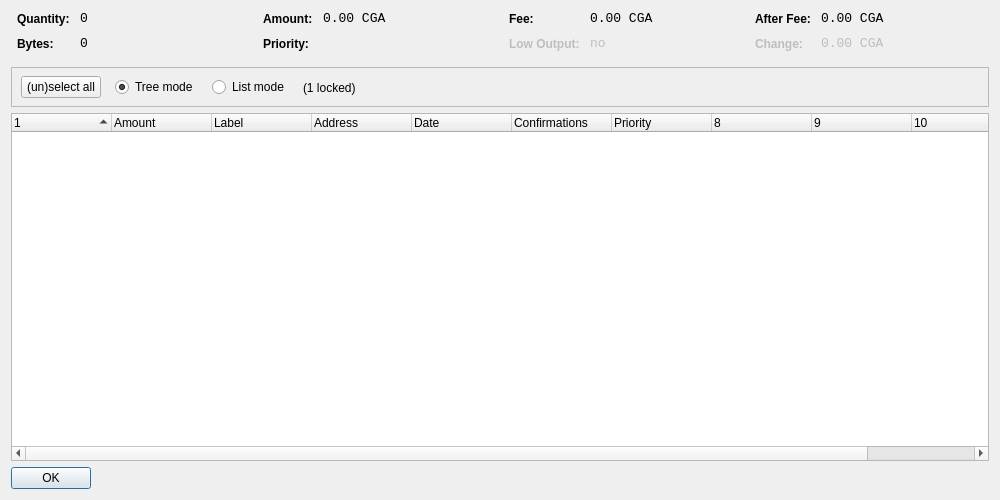
<?xml version="1.0" encoding="UTF-8"?>
<ui version="4.0">
 <class>CoinControlDialog</class>
 <widget class="QDialog" name="CoinControlDialog">
  <property name="geometry">
   <rect>
    <x>0</x>
    <y>0</y>
    <width>1000</width>
    <height>500</height>
   </rect>
  </property>
  <property name="windowTitle">
   <string>Coin Control</string>
  </property>
  <layout class="QVBoxLayout" name="verticalLayout">
   <item>
    <layout class="QHBoxLayout" name="horizontalLayoutTop" stretch="0,0,0,0">
     <property name="topMargin">
      <number>0</number>
     </property>
     <property name="bottomMargin">
      <number>10</number>
     </property>
     <item>
      <layout class="QFormLayout" name="formLayoutCoinControl1">
       <property name="horizontalSpacing">
        <number>10</number>
       </property>
       <property name="verticalSpacing">
        <number>10</number>
       </property>
       <property name="leftMargin">
        <number>6</number>
       </property>
       <property name="rightMargin">
        <number>6</number>
       </property>
       <item row="0" column="0">
        <widget class="QLabel" name="labelCoinControlQuantityText">
         <property name="styleSheet">
          <string notr="true">font-weight:bold;</string>
         </property>
         <property name="text">
          <string>Quantity:</string>
         </property>
        </widget>
       </item>
       <item row="0" column="1">
        <widget class="QLabel" name="labelCoinControlQuantity">
         <property name="font">
          <font>
           <family>Monospace</family>
           <pointsize>10</pointsize>
          </font>
         </property>
         <property name="cursor">
          <cursorShape>IBeamCursor</cursorShape>
         </property>
         <property name="contextMenuPolicy">
          <enum>Qt::ActionsContextMenu</enum>
         </property>
         <property name="text">
          <string notr="true">0</string>
         </property>
         <property name="textInteractionFlags">
          <set>Qt::LinksAccessibleByMouse|Qt::TextSelectableByKeyboard|Qt::TextSelectableByMouse</set>
         </property>
        </widget>
       </item>
       <item row="1" column="0">
        <widget class="QLabel" name="labelCoinControlBytesText">
         <property name="styleSheet">
          <string notr="true">font-weight:bold;</string>
         </property>
         <property name="text">
          <string>Bytes:</string>
         </property>
        </widget>
       </item>
       <item row="1" column="1">
        <widget class="QLabel" name="labelCoinControlBytes">
         <property name="font">
          <font>
           <family>Monospace</family>
           <pointsize>10</pointsize>
          </font>
         </property>
         <property name="cursor">
          <cursorShape>IBeamCursor</cursorShape>
         </property>
         <property name="contextMenuPolicy">
          <enum>Qt::ActionsContextMenu</enum>
         </property>
         <property name="text">
          <string notr="true">0</string>
         </property>
         <property name="textInteractionFlags">
          <set>Qt::LinksAccessibleByMouse|Qt::TextSelectableByKeyboard|Qt::TextSelectableByMouse</set>
         </property>
        </widget>
       </item>
      </layout>
     </item>
     <item>
      <layout class="QFormLayout" name="formLayoutCoinControl2">
       <property name="horizontalSpacing">
        <number>10</number>
       </property>
       <property name="verticalSpacing">
        <number>10</number>
       </property>
       <property name="leftMargin">
        <number>6</number>
       </property>
       <property name="rightMargin">
        <number>6</number>
       </property>
       <item row="0" column="0">
        <widget class="QLabel" name="labelCoinControlAmountText">
         <property name="styleSheet">
          <string notr="true">font-weight:bold;</string>
         </property>
         <property name="text">
          <string>Amount:</string>
         </property>
        </widget>
       </item>
       <item row="0" column="1">
        <widget class="QLabel" name="labelCoinControlAmount">
         <property name="font">
          <font>
           <family>Monospace</family>
           <pointsize>10</pointsize>
          </font>
         </property>
         <property name="cursor">
          <cursorShape>IBeamCursor</cursorShape>
         </property>
         <property name="contextMenuPolicy">
          <enum>Qt::ActionsContextMenu</enum>
         </property>
         <property name="text">
          <string notr="true">0.00 CGA</string>
         </property>
         <property name="textInteractionFlags">
          <set>Qt::LinksAccessibleByMouse|Qt::TextSelectableByKeyboard|Qt::TextSelectableByMouse</set>
         </property>
        </widget>
       </item>
       <item row="1" column="0">
        <widget class="QLabel" name="labelCoinControlPriorityText">
         <property name="styleSheet">
          <string notr="true">font-weight:bold;</string>
         </property>
         <property name="text">
          <string>Priority:</string>
         </property>
        </widget>
       </item>
       <item row="1" column="1">
        <widget class="QLabel" name="labelCoinControlPriority">
         <property name="font">
          <font>
           <family>Monospace</family>
           <pointsize>10</pointsize>
          </font>
         </property>
         <property name="cursor">
          <cursorShape>IBeamCursor</cursorShape>
         </property>
         <property name="contextMenuPolicy">
          <enum>Qt::ActionsContextMenu</enum>
         </property>
         <property name="text">
          <string/>
         </property>
         <property name="textInteractionFlags">
          <set>Qt::LinksAccessibleByMouse|Qt::TextSelectableByKeyboard|Qt::TextSelectableByMouse</set>
         </property>
        </widget>
       </item>
      </layout>
     </item>
     <item>
      <layout class="QFormLayout" name="formLayoutCoinControl3">
       <property name="horizontalSpacing">
        <number>10</number>
       </property>
       <property name="verticalSpacing">
        <number>10</number>
       </property>
       <property name="leftMargin">
        <number>6</number>
       </property>
       <property name="rightMargin">
        <number>6</number>
       </property>
       <item row="0" column="0">
        <widget class="QLabel" name="labelCoinControlFeeText">
         <property name="styleSheet">
          <string notr="true">font-weight:bold;</string>
         </property>
         <property name="text">
          <string>Fee:</string>
         </property>
        </widget>
       </item>
       <item row="0" column="1">
        <widget class="QLabel" name="labelCoinControlFee">
         <property name="font">
          <font>
           <family>Monospace</family>
           <pointsize>10</pointsize>
          </font>
         </property>
         <property name="cursor">
          <cursorShape>IBeamCursor</cursorShape>
         </property>
         <property name="contextMenuPolicy">
          <enum>Qt::ActionsContextMenu</enum>
         </property>
         <property name="text">
          <string notr="true">0.00 CGA</string>
         </property>
         <property name="textInteractionFlags">
          <set>Qt::LinksAccessibleByMouse|Qt::TextSelectableByKeyboard|Qt::TextSelectableByMouse</set>
         </property>
        </widget>
       </item>
       <item row="1" column="0">
        <widget class="QLabel" name="labelCoinControlLowOutputText">
         <property name="enabled">
          <bool>false</bool>
         </property>
         <property name="styleSheet">
          <string notr="true">font-weight:bold;</string>
         </property>
         <property name="text">
          <string>Low Output:</string>
         </property>
        </widget>
       </item>
       <item row="1" column="1">
        <widget class="QLabel" name="labelCoinControlLowOutput">
         <property name="enabled">
          <bool>false</bool>
         </property>
         <property name="font">
          <font>
           <family>Monospace</family>
           <pointsize>10</pointsize>
          </font>
         </property>
         <property name="cursor">
          <cursorShape>IBeamCursor</cursorShape>
         </property>
         <property name="contextMenuPolicy">
          <enum>Qt::ActionsContextMenu</enum>
         </property>
         <property name="text">
          <string>no</string>
         </property>
         <property name="textInteractionFlags">
          <set>Qt::LinksAccessibleByMouse|Qt::TextSelectableByKeyboard|Qt::TextSelectableByMouse</set>
         </property>
        </widget>
       </item>
      </layout>
     </item>
     <item>
      <layout class="QFormLayout" name="formLayoutCoinControl4">
       <property name="horizontalSpacing">
        <number>10</number>
       </property>
       <property name="verticalSpacing">
        <number>10</number>
       </property>
       <property name="leftMargin">
        <number>6</number>
       </property>
       <property name="rightMargin">
        <number>6</number>
       </property>
       <item row="0" column="0">
        <widget class="QLabel" name="labelCoinControlAfterFeeText">
         <property name="styleSheet">
          <string notr="true">font-weight:bold;</string>
         </property>
         <property name="text">
          <string>After Fee:</string>
         </property>
        </widget>
       </item>
       <item row="0" column="1">
        <widget class="QLabel" name="labelCoinControlAfterFee">
         <property name="font">
          <font>
           <family>Monospace</family>
           <pointsize>10</pointsize>
          </font>
         </property>
         <property name="cursor">
          <cursorShape>IBeamCursor</cursorShape>
         </property>
         <property name="contextMenuPolicy">
          <enum>Qt::ActionsContextMenu</enum>
         </property>
         <property name="text">
          <string notr="true">0.00 CGA</string>
         </property>
         <property name="textInteractionFlags">
          <set>Qt::LinksAccessibleByMouse|Qt::TextSelectableByKeyboard|Qt::TextSelectableByMouse</set>
         </property>
        </widget>
       </item>
       <item row="1" column="0">
        <widget class="QLabel" name="labelCoinControlChangeText">
         <property name="enabled">
          <bool>false</bool>
         </property>
         <property name="styleSheet">
          <string notr="true">font-weight:bold;</string>
         </property>
         <property name="text">
          <string>Change:</string>
         </property>
        </widget>
       </item>
       <item row="1" column="1">
        <widget class="QLabel" name="labelCoinControlChange">
         <property name="enabled">
          <bool>false</bool>
         </property>
         <property name="font">
          <font>
           <family>Monospace</family>
           <pointsize>10</pointsize>
          </font>
         </property>
         <property name="cursor">
          <cursorShape>IBeamCursor</cursorShape>
         </property>
         <property name="contextMenuPolicy">
          <enum>Qt::ActionsContextMenu</enum>
         </property>
         <property name="text">
          <string notr="true">0.00 CGA</string>
         </property>
         <property name="textInteractionFlags">
          <set>Qt::LinksAccessibleByMouse|Qt::TextSelectableByKeyboard|Qt::TextSelectableByMouse</set>
         </property>
        </widget>
       </item>
      </layout>
     </item>
    </layout>
   </item>
   <item>
    <widget class="QFrame" name="frame">
     <property name="minimumSize">
      <size>
       <width>0</width>
       <height>40</height>
      </size>
     </property>
     <property name="frameShape">
      <enum>QFrame::StyledPanel</enum>
     </property>
     <property name="frameShadow">
      <enum>QFrame::Sunken</enum>
     </property>
     <widget class="QWidget" name="horizontalLayoutWidget">
      <property name="geometry">
       <rect>
        <x>10</x>
        <y>0</y>
        <width>781</width>
        <height>41</height>
       </rect>
      </property>
      <layout class="QHBoxLayout" name="horizontalLayoutPanel" stretch="0,0,0,0,0">
       <property name="spacing">
        <number>14</number>
       </property>
       <item>
        <widget class="QPushButton" name="pushButtonSelectAll">
         <property name="sizePolicy">
          <sizepolicy hsizetype="Maximum" vsizetype="Fixed">
           <horstretch>0</horstretch>
           <verstretch>0</verstretch>
          </sizepolicy>
         </property>
         <property name="text">
          <string>(un)select all</string>
         </property>
        </widget>
       </item>
       <item>
        <widget class="QRadioButton" name="radioTreeMode">
         <property name="sizePolicy">
          <sizepolicy hsizetype="Maximum" vsizetype="Fixed">
           <horstretch>0</horstretch>
           <verstretch>0</verstretch>
          </sizepolicy>
         </property>
         <property name="text">
          <string>Tree mode</string>
         </property>
         <property name="checked">
          <bool>true</bool>
         </property>
        </widget>
       </item>
       <item>
        <widget class="QRadioButton" name="radioListMode">
         <property name="sizePolicy">
          <sizepolicy hsizetype="Maximum" vsizetype="Fixed">
           <horstretch>0</horstretch>
           <verstretch>0</verstretch>
          </sizepolicy>
         </property>
         <property name="text">
          <string>List mode</string>
         </property>
        </widget>
       </item>
       <item>
        <widget class="QLabel" name="labelLocked">
         <property name="text">
          <string>(1 locked)</string>
         </property>
        </widget>
       </item>
       <item>
        <spacer name="horizontalSpacer">
         <property name="orientation">
          <enum>Qt::Horizontal</enum>
         </property>
         <property name="sizeHint" stdset="0">
          <size>
           <width>40</width>
           <height>20</height>
          </size>
         </property>
        </spacer>
       </item>
      </layout>
     </widget>
    </widget>
   </item>
   <item>
    <widget class="CoinControlTreeWidget" name="treeWidget">
     <property name="contextMenuPolicy">
      <enum>Qt::CustomContextMenu</enum>
     </property>
     <property name="sortingEnabled">
      <bool>false</bool>
     </property>
     <property name="columnCount">
      <number>11</number>
     </property>
     <attribute name="headerShowSortIndicator" stdset="0">
      <bool>true</bool>
     </attribute>
     <attribute name="headerStretchLastSection">
      <bool>false</bool>
     </attribute>
     <column>
      <property name="text">
       <string/>
      </property>
     </column>
     <column>
      <property name="text">
       <string>Amount</string>
      </property>
     </column>
     <column>
      <property name="text">
       <string notr="true">Label</string>
      </property>
     </column>
     <column>
      <property name="text">
       <string>Address</string>
      </property>
     </column>
     <column>
      <property name="text">
       <string>Date</string>
      </property>
     </column>
     <column>
      <property name="text">
       <string>Confirmations</string>
      </property>
      <property name="toolTip">
       <string>Confirmed</string>
      </property>
     </column>
     <column>
      <property name="text">
       <string>Priority</string>
      </property>
     </column>
     <column>
      <property name="text">
       <string/>
      </property>
     </column>
     <column>
      <property name="text">
       <string/>
      </property>
     </column>
     <column>
      <property name="text">
       <string/>
      </property>
     </column>
     <column>
      <property name="text">
       <string/>
      </property>
     </column>
    </widget>
   </item>
   <item>
    <widget class="QDialogButtonBox" name="buttonBox">
     <property name="sizePolicy">
      <sizepolicy hsizetype="Maximum" vsizetype="Fixed">
       <horstretch>0</horstretch>
       <verstretch>0</verstretch>
      </sizepolicy>
     </property>
     <property name="orientation">
      <enum>Qt::Horizontal</enum>
     </property>
     <property name="standardButtons">
      <set>QDialogButtonBox::Ok</set>
     </property>
    </widget>
   </item>
  </layout>
 </widget>
 <customwidgets>
  <customwidget>
   <class>CoinControlTreeWidget</class>
   <extends>QTreeWidget</extends>
   <header>coincontroltreewidget.h</header>
  </customwidget>
 </customwidgets>
 <resources/>
 <connections/>
</ui>
